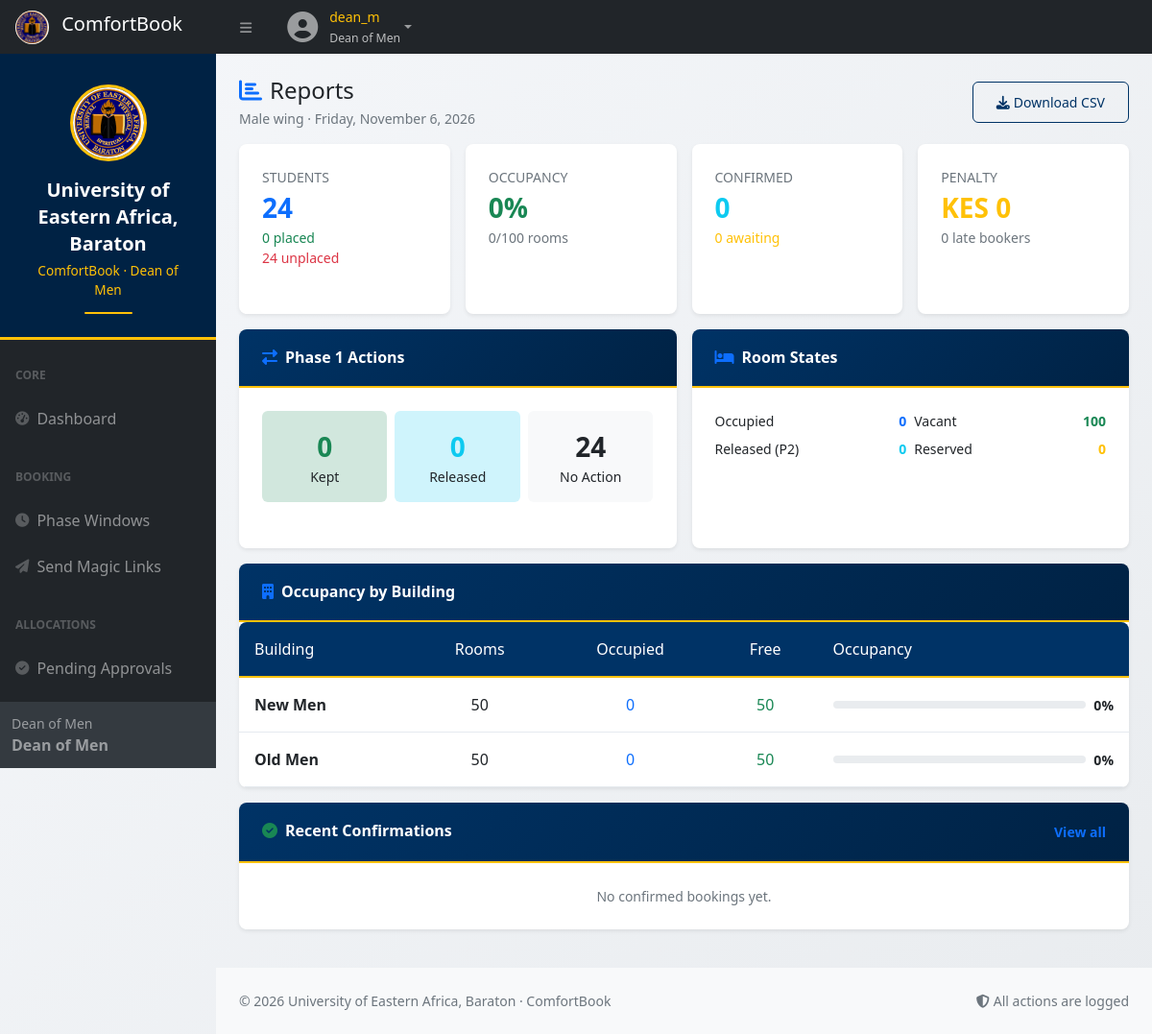
The page /user/reports.php (signed in) on the database its author committed.
### tables this page shows
CREATE TABLE `blocks` (
  `id` int(10) UNSIGNED NOT NULL,
  `name` varchar(80) NOT NULL,
  `gender` enum('Male','Female') NOT NULL,
  `description` text DEFAULT NULL,
  `is_active` tinyint(1) NOT NULL DEFAULT 1,
  `created_at` datetime NOT NULL DEFAULT current_timestamp()
);

### includes/auth.php (called while the page is built, shortened)
<?php
require_once __DIR__ . '/config.php';
function gender_scope(): ?string { return $_SESSION['gender_scope'] ?? null; }
        ?>
        <?php
function gender_filter(): ?string { return gender_scope(); }

### includes/config.php (called while the page is built, shortened)
<?php
function h($v): string {
    return htmlspecialchars((string)$v, ENT_QUOTES, 'UTF-8');
}

### user/reports.php (the view, shortened to what this page needs)
<?php
require_once __DIR__ . '/../includes/config.php';
require_once __DIR__ . '/../includes/auth.php';
$gender = gender_filter();
function gw(?string $g, string $col='gender', string $pre=' AND '): array {
    return $g === null ? ['', []] : ["{$pre}{$col} = ?", [$g]];
}
[$g,$p] = gw($gender);
$stmt = $pdo->prepare("SELECT COUNT(*) FROM students WHERE is_active=1 $g");
$stmt->execute($p); $totalStudents = (int)$stmt->fetchColumn();
[$g,$p] = gw($gender);
$stmt = $pdo->prepare("SELECT COUNT(*) FROM students WHERE is_active=1 AND placed=1 $g");
$stmt->execute($p); $placedStudents = (int)$stmt->fetchColumn();
[$g,$p] = gw($gender);
$stmt = $pdo->prepare("SELECT COUNT(*) FROM students WHERE is_active=1 AND placed=0 $g");
$stmt->execute($p); $unplacedStudents = (int)$stmt->fetchColumn();
[$g,$p] = gw($gender);
$stmt = $pdo->prepare("
    SELECT COUNT(*) total,
        SUM(CASE WHEN status='occupied'     THEN 1 ELSE 0 END) occupied,
        SUM(CASE WHEN status='vacant'       THEN 1 ELSE 0 END) vacant,
        SUM(CASE WHEN status='available_p2' THEN 1 ELSE 0 END) released,
        SUM(CASE WHEN status='reserved'     THEN 1 ELSE 0 END) reserved
    FROM rooms WHERE 1=1 $g
");
$stmt->execute($p); $rooms = $stmt->fetch() ?: [];
$totalRooms    = (int)($rooms['total']    ?? 0);
$occupiedRooms = (int)($rooms['occupied'] ?? 0);
$vacantRooms   = (int)($rooms['vacant']   ?? 0);
$releasedRooms = (int)($rooms['released'] ?? 0);
$reservedRooms = (int)($rooms['reserved'] ?? 0);
$occupancyRate = $totalRooms > 0 ? round(($occupiedRooms / $totalRooms) * 100, 1) : 0;
[$g,$p] = gw($gender);
$stmt = $pdo->prepare("
    SELECT phase1_action, COUNT(*) c FROM students
    WHERE is_active=1 $g GROUP BY phase1_action
");
$stmt->execute($p);
$p1 = ['none'=>0,'keep'=>0,'release'=>0];
foreach ($stmt as $row) $p1[$row['phase1_action']] = (int)$row['c'];
[$g,$p] = gw($gender, 's.gender');
$bByStatus = ['pending_approval'=>0,'confirmed'=>0,'cancelled'=>0];
[$g,$p] = gw($gender, 's.gender');
$stmt = $pdo->prepare("
    SELECT COALESCE(SUM(b.penalty_amount),0)
    FROM bookings b JOIN students s ON s.id = b.student_id
    WHERE b.status='confirmed' $g
");
$stmt->execute($p); $penaltyRevenue = (int)$stmt->fetchColumn();
[$g,$p] = gw($gender, 's.gender');
$stmt = $pdo->prepare("
    SELECT COUNT(*) FROM bookings b JOIN students s ON s.id = b.student_id
    WHERE b.penalty_amount > 0 $g
");
$stmt->execute($p); $penaltyCount = (int)$stmt->fetchColumn();
[$g,$p] = gw($gender, 'b.gender');
$stmt = $pdo->prepare("
    SELECT b.id, b.name, b.gender,
        COUNT(r.id) total_rooms,
        SUM(CASE WHEN r.status='occupied' THEN 1 ELSE 0 END) occupied,
        SUM(CASE WHEN r.status='vacant'   THEN 1 ELSE 0 END) vacant,
        SUM(CASE WHEN r.status='available_p2' THEN 1 ELSE 0 END) released,
        SUM(CASE WHEN r.status='reserved' THEN 1 ELSE 0 END) reserved
    FROM blocks b LEFT JOIN rooms r ON r.block_id = b.id
    WHERE b.is_active=1 $g
    GROUP BY b.id, b.name, b.gender
    ORDER BY b.name
");
$stmt->execute($p);
$perBlock = $stmt->fetchAll();
[$g,$p] = gw($gender, 's.gender');
$stmt = $pdo->prepare("
    SELECT b.id, b.approved_at, s.full_name, s.reg_number,
           r.room_number, bl.name block_name, b.penalty_amount, u.full_name approver
    FROM bookings b
    JOIN students s ON s.id = b.student_id
    JOIN rooms r ON r.id = b.room_id
    JOIN blocks bl ON bl.id = r.block_id
    LEFT JOIN users u ON u.id = b.approved_by
    WHERE b.status='confirmed' $g
    ORDER BY b.approved_at DESC LIMIT 10
");
$stmt->execute($p); $recentConfirmed = $stmt->fetchAll();
?>
<?php include __DIR__ . '/partial/header.php'; ?>
<div id="layoutSidenav">
    <?php include __DIR__ . '/partial/sidebar.php'; ?>
    <div id="layoutSidenav_content">
        <main class="container-fluid px-4">
            <div class="d-flex flex-wrap justify-content-between align-items-center mt-4 mb-3">
                <div>
                    <h4 class="mb-1"><i class="fas fa-chart-bar text-primary me-2"></i>Reports</h4>
                    <p class="text-muted small mb-0"><?= h($gender) ?> wing · <?= date('l, F j, Y') ?></p>
                </div>
                <a href="downloads.php" class="btn btn-outline-primary btn-sm">
                    <i class="fas fa-download me-1"></i>Download CSV
                </a>
            </div>
            <div class="row g-3 mb-3">
                <div class="col-6 col-md-3">
                    <div class="card border-0 shadow-sm h-100"><div class="card-body">
                        <div class="text-muted small text-uppercase">Students</div>
                        <div class="fs-3 fw-bold text-primary"><?= number_format($totalStudents) ?></div>
                        <div class="small text-success"><?= $placedStudents ?> placed</div>
                        <div class="small text-danger"><?= $unplacedStudents ?> unplaced</div>
                    </div></div>
                </div>
                <div class="col-6 col-md-3">
                    <div class="card border-0 shadow-sm h-100"><div class="card-body">
                        <div class="text-muted small text-uppercase">Occupancy</div>
                        <div class="fs-3 fw-bold text-success"><?= $occupancyRate ?>%</div>
                        <div class="small text-muted"><?= $occupiedRooms ?>/<?= $totalRooms ?> rooms</div>
                    </div></div>
                </div>
                <div class="col-6 col-md-3">
                    <div class="card border-0 shadow-sm h-100"><div class="card-body">
                        <div class="text-muted small text-uppercase">Confirmed</div>
                        <div class="fs-3 fw-bold text-info"><?= number_format($bByStatus['confirmed']) ?></div>
                        <div class="small text-warning"><?= $bByStatus['pending_approval'] ?> awaiting</div>
                    </div></div>
                </div>
                <div class="col-6 col-md-3">
                    <div class="card border-0 shadow-sm h-100"><div class="card-body">
                        <div class="text-muted small text-uppercase">Penalty</div>
                        <div class="fs-3 fw-bold text-warning">KES <?= number_format($penaltyRevenue) ?></div>
                        <div class="small text-muted"><?= $penaltyCount ?> late booker<?= $penaltyCount===1?'':'s' ?></div>
                    </div></div>
                </div>
            </div>
            <div class="row g-3 mb-3">
                <div class="col-md-6">
                    <div class="card border-0 shadow-sm h-100">
                        <div class="card-header bg-white"><h6 class="mb-0 fw-bold"><i class="fas fa-exchange-alt text-primary me-2"></i>Phase 1 Actions</h6></div>
                        <div class="card-body">
                            <div class="row g-2 text-center">
                                <div class="col-4"><div class="p-3 bg-success-subtle rounded">
                                    <div class="fs-3 fw-bold text-success"><?= $p1['keep'] ?></div>
                                    <div class="small">Kept</div>
                                </div></div>
                                <div class="col-4"><div class="p-3 bg-info-subtle rounded">
                                    <div class="fs-3 fw-bold text-info"><?= $p1['release'] ?></div>
                                    <div class="small">Released</div>
                                </div></div>
                                <div class="col-4"><div class="p-3 bg-light rounded">
                                    <div class="fs-3 fw-bold"><?= $p1['none'] ?></div>
                                    <div class="small">No Action</div>
                                </div></div>
                            </div>
                        </div>
                    </div>
                </div>
                <div class="col-md-6">
                    <div class="card border-0 shadow-sm h-100">
                        <div class="card-header bg-white"><h6 class="mb-0 fw-bold"><i class="fas fa-bed text-primary me-2"></i>Room States</h6></div>
                        <div class="card-body">
                            <div class="row g-2">
                                <div class="col-6"><div class="d-flex justify-content-between small"><span>Occupied</span><strong class="text-primary"><?= $occupiedRooms ?></strong></div></div>
                                <div class="col-6"><div class="d-flex justify-content-between small"><span>Vacant</span><strong class="text-success"><?= $vacantRooms ?></strong></div></div>
                                <div class="col-6"><div class="d-flex justify-content-between small"><span>Released (P2)</span><strong class="text-info"><?= $releasedRooms ?></strong></div></div>
                                <div class="col-6"><div class="d-flex justify-content-between small"><span>Reserved</span><strong class="text-warning"><?= $reservedRooms ?></strong></div></div>
                            </div>
                        </div>
                    </div>
                </div>
            </div>
            <div class="card border-0 shadow-sm mb-3">
                <div class="card-header bg-white"><h6 class="mb-0 fw-bold"><i class="fas fa-building text-primary me-2"></i>Occupancy by Building</h6></div>
                <div class="card-body p-0">
                    <?php if (empty($perBlock)): ?>
                        <div class="text-center py-4 text-muted small">No buildings in this wing.</div>
                    <?php else: ?>
                        <div class="table-responsive">
                            <table class="table table-hover mb-0 align-middle">
                                <thead class="table-light">
                                    <tr><th>Building</th><th class="text-center">Rooms</th><th class="text-center">Occupied</th><th class="text-center">Free</th><th style="width:35%;">Occupancy</th></tr>
                                </thead>
                                <tbody>
                                <?php foreach ($perBlock as $b):
                                    $occ = (int)$b['occupied'];
                                    $tot = (int)$b['total_rooms'];
                                    $free = (int)$b['vacant'] + (int)$b['released'];
                                    $pct = $tot > 0 ? round(($occ / $tot) * 100, 1) : 0;
                                ?>
                                    <tr>
                                        <td class="fw-semibold"><?= h($b['name']) ?></td>
                                        <td class="text-center"><?= $tot ?></td>
                                        <td class="text-center text-primary"><?= $occ ?></td>
                                        <td class="text-center text-success"><?= $free ?></td>
                                        <td>
                                            <div class="d-flex align-items-center gap-2">
                                                <div class="progress flex-fill" style="height:8px;">
                                                </div>
                                                <span class="small fw-semibold"><?= $pct ?>%</span>
                                            </div>
                                        </td>
                                    </tr>
                                <?php endforeach; ?>
                                </tbody>
                            </table>
                        </div>
                    <?php endif; ?>
                </div>
            </div>
            <div class="card border-0 shadow-sm mb-3">
                <div class="card-header bg-white d-flex justify-content-between">
                    <h6 class="mb-0 fw-bold"><i class="fas fa-check-circle text-success me-2"></i>Recent Confirmations</h6>
                    <a href="approvals.php?status=confirmed" class="small text-decoration-none">View all</a>
                </div>
                <div class="card-body p-0">
                    <?php if (empty($recentConfirmed)): ?>
                        <div class="text-center py-4 text-muted small">No confirmed bookings yet.</div>
                    <?php endif; ?>
                </div>
            </div>
            <div class="pb-4"></div>
        </main>
<?php include __DIR__ . '/partial/footer.php'; ?>

### assets/css/ueab-theme.css (style rules this page uses)
:root { --ueab-primary: #003366; --ueab-primary-dark: #002244; --ueab-primary-light: #1a4d7a; --ueab-accent: #ffc107; --ueab-accent-light: #ffcd39; --ueab-accent-dark: #e6a700; --ueab-text-light: #ffffff; --ueab-text-muted: #f0f0f0; --ueab-text-dark: #333333; --ueab-border-light: rgba(255, 255, 255, 0.1); --ueab-border-dark: rgba(0, 51, 102, 0.1); --ueab-gradient: linear-gradient(135deg, var(--ueab-primary) 0%, var(--ueab-primary-dark) 100%); --ueab-shadow: 0 5px 15px rgba(0, 51, 102, 0.08); --ueab-shadow-hover: 0 8px 25px rgba(0, 51, 102, 0.15); }
body { background: linear-gradient(135deg, #f5f7fa 0%, #e9ecef 100%); font-family: 'Segoe UI', Tahoma, Geneva, Verdana, sans-serif; min-height: 100vh; }
.card { border: none; border-radius: 0.5rem; box-shadow: var(--ueab-shadow); transition: all 0.3s ease; margin-bottom: 1.5rem; overflow: hidden; }
.card-header { background: var(--ueab-gradient); color: var(--ueab-text-light); border-bottom: 2px solid var(--ueab-accent); padding: 1.25rem 1.5rem; font-weight: 600; }
.card-header i { color: var(--ueab-accent); margin-right: 0.75rem; }
.card-body { padding: 1.5rem; }
.table-responsive { border-radius: 0.5rem; overflow: hidden; }
.table { margin-bottom: 0; background: white; }
.table thead th { background: var(--ueab-primary); color: var(--ueab-text-light); font-weight: 500; border-bottom: 2px solid var(--ueab-accent); padding: 1rem; white-space: nowrap; }
.table tbody tr { transition: all 0.3s ease; }
.table td { padding: 1rem; vertical-align: middle; border-bottom: 1px solid var(--ueab-border-dark); }
.btn { padding: 0.625rem 1.5rem; border-radius: 0.375rem; font-weight: 500; transition: all 0.3s ease; position: relative; overflow: hidden; }
.btn-outline-primary { border-color: var(--ueab-primary); color: var(--ueab-primary); }
.progress { height: 0.75rem; border-radius: 1rem; background: #e9ecef; }

### rows shown on the page
blocks: name "New Men", tot "50", occ "0", free "50", pct "0"
blocks: name "Old Men", tot "50", occ "0", free "50", pct "0"

### other values the page prints
$username "dean_m"
$roleDisplay "Dean of Men"
role_display() "Dean of Men"
$_SESSION['full_name'] "Dean of Men"
$gender "Male"
$totalStudents "24"
$placedStudents "0"
$unplacedStudents "24"
$occupancyRate "0"
$occupiedRooms "0"
$totalRooms "100"
$bByStatus['confirmed'] "0"
$bByStatus['pending_approval'] "0"
$penaltyRevenue "0"
$penaltyCount "0"
